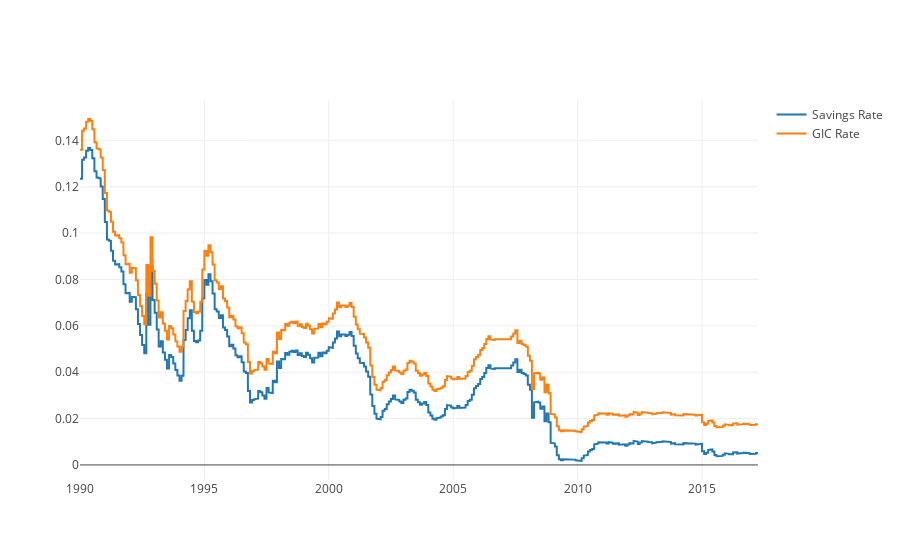

The cell this chart's notebook holds for it:
### Code cell
rates_return_data = [go.Scatter(x=savings_data.index, y=savings_data.rate, name='Savings Rate'),
               go.Scatter(x=gic_data.index, y=gic_data.rate, name='GIC Rate')]

iplot(rates_return_data)

### Figure 1 — Plotly figure (JSON) as saved in the notebook; plotly's stock layout.template omitted (floating-point values rounded to 4 significant figures; data arrays with more than 128 entries replaced by an {"elided": "..."} marker saying what was removed)
{"data": [{"name": "Savings Rate", "type": "scatter", "uid": "1469cee0-ee80-4096-9c2d-5ef85ef6af26", "x": {"elided": "9953 str values"}, "y": {"elided": "9953 float values"}}, {"name": "GIC Rate", "type": "scatter", "uid": "6d73164e-f9b0-4c20-aa19-2c6b051b9b51", "x": {"elided": "9953 str values"}, "y": {"elided": "9953 float values"}}], "layout": {}}
